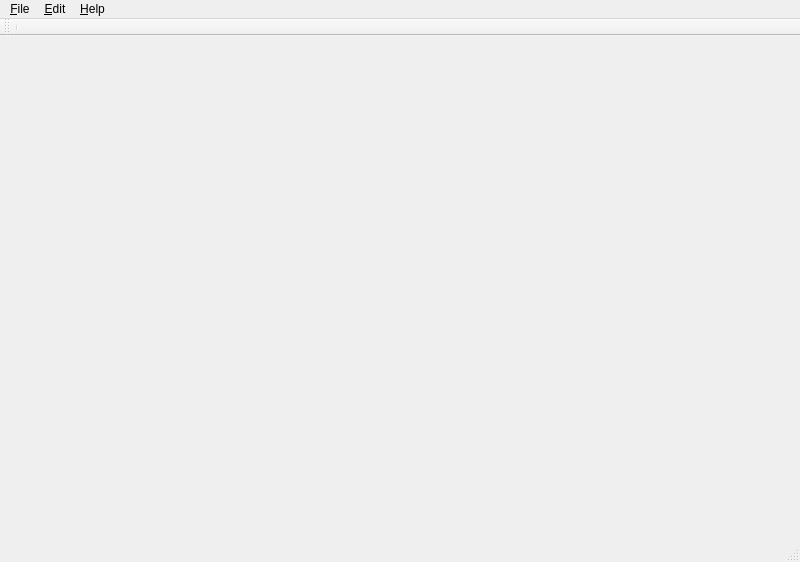
<?xml version="1.0" encoding="UTF-8"?>
<ui version="4.0">
 <class>MainWindow</class>
 <widget class="QMainWindow" name="MainWindow">
  <property name="geometry">
   <rect>
    <x>0</x>
    <y>0</y>
    <width>800</width>
    <height>562</height>
   </rect>
  </property>
  <property name="windowTitle">
   <string>BinBear</string>
  </property>
  <widget class="QWidget" name="centralWidget">
   <layout class="QHBoxLayout" name="horizontalLayout">
    <item>
     <widget class="QBinaryDataView" name="binaryDataView" native="true">
      <property name="sizePolicy">
       <sizepolicy hsizetype="Expanding" vsizetype="Expanding">
        <horstretch>0</horstretch>
        <verstretch>0</verstretch>
       </sizepolicy>
      </property>
      <property name="font">
       <font>
        <family>Ubuntu Mono</family>
        <pointsize>11</pointsize>
        <weight>75</weight>
        <bold>true</bold>
       </font>
      </property>
      <layout class="QHBoxLayout" name="horizontalLayout_2"/>
     </widget>
    </item>
   </layout>
  </widget>
  <widget class="QMenuBar" name="menuBar">
   <property name="geometry">
    <rect>
     <x>0</x>
     <y>0</y>
     <width>800</width>
     <height>21</height>
    </rect>
   </property>
   <widget class="QMenu" name="menu_File">
    <property name="title">
     <string>&amp;File</string>
    </property>
    <addaction name="action_Open"/>
    <addaction name="separator"/>
    <addaction name="action_Quit"/>
   </widget>
   <widget class="QMenu" name="menu_Help">
    <property name="title">
     <string>&amp;Help</string>
    </property>
    <addaction name="actionAbout_Qt"/>
   </widget>
   <widget class="QMenu" name="menu_Edit">
    <property name="title">
     <string>&amp;Edit</string>
    </property>
    <widget class="QMenu" name="menuCopy_As">
     <property name="title">
      <string>Copy as</string>
     </property>
     <addaction name="separator"/>
    </widget>
    <widget class="QMenu" name="menuColor_scheme">
     <property name="title">
      <string>Color scheme</string>
     </property>
     <addaction name="separator"/>
    </widget>
    <addaction name="actionGoto_address"/>
    <addaction name="separator"/>
    <addaction name="actionCommit_changes"/>
    <addaction name="actionRevert_changes"/>
    <addaction name="separator"/>
    <addaction name="menuCopy_As"/>
    <addaction name="menuColor_scheme"/>
   </widget>
   <addaction name="menu_File"/>
   <addaction name="menu_Edit"/>
   <addaction name="menu_Help"/>
  </widget>
  <widget class="QToolBar" name="mainToolBar">
   <attribute name="toolBarArea">
    <enum>TopToolBarArea</enum>
   </attribute>
   <attribute name="toolBarBreak">
    <bool>false</bool>
   </attribute>
   <addaction name="separator"/>
  </widget>
  <widget class="QStatusBar" name="statusBar"/>
  <action name="action_Open">
   <property name="text">
    <string>&amp;Open...</string>
   </property>
  </action>
  <action name="action_Create">
   <property name="text">
    <string>&amp;Create...</string>
   </property>
  </action>
  <action name="action_About">
   <property name="text">
    <string>&amp;About...</string>
   </property>
  </action>
  <action name="actionAbout_Qt">
   <property name="text">
    <string>About &amp;Qt...</string>
   </property>
  </action>
  <action name="action_Quit">
   <property name="text">
    <string>&amp;Quit</string>
   </property>
  </action>
  <action name="actionGoto_address">
   <property name="enabled">
    <bool>false</bool>
   </property>
   <property name="text">
    <string>Goto a&amp;ddress...</string>
   </property>
   <property name="shortcut">
    <string>F5</string>
   </property>
   <property name="shortcutContext">
    <enum>Qt::ApplicationShortcut</enum>
   </property>
   <property name="softKeyRole">
    <enum>QAction::NoSoftKey</enum>
   </property>
  </action>
  <action name="actionCommit_changes">
   <property name="enabled">
    <bool>false</bool>
   </property>
   <property name="text">
    <string>Commit changes</string>
   </property>
  </action>
  <action name="actionRevert_changes">
   <property name="enabled">
    <bool>false</bool>
   </property>
   <property name="text">
    <string>Revert changes</string>
   </property>
  </action>
 </widget>
 <layoutdefault spacing="6" margin="11"/>
 <customwidgets>
  <customwidget>
   <class>QBinaryDataView</class>
   <extends>QWidget</extends>
   <header>qbinarydataview.h</header>
   <container>1</container>
  </customwidget>
 </customwidgets>
 <resources/>
 <connections/>
</ui>
